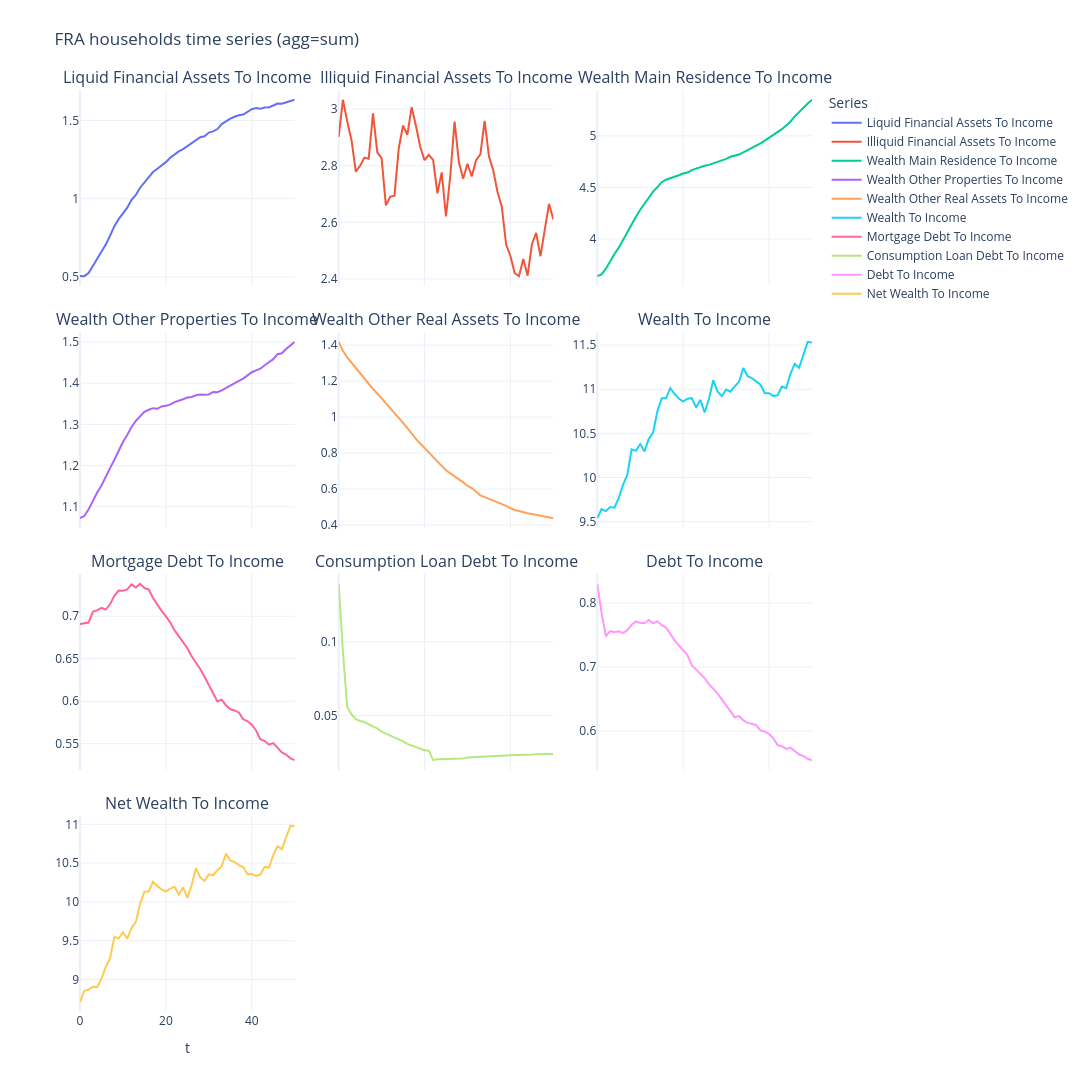

This figure's notebook cell:
### Code cell
from src.visual_helpers import plot_agent_timeseries  # noqa: E402


hh_balance_sheet_vars = [
    "liquid_financial_assets",
    "illiquid_financial_assets",
    "wealth_main_residence",
    "wealth_other_properties",  # other properties, not main residence
    "wealth_other_real_assets", # other real assets, not properties
    "wealth",  # gross wealth
    "mortgage_debt",
    "consumption_loan_debt",
    "debt",
    "net_wealth",  # wealth after liabilities
]


hh_ts = model.countries["FRA"].households.ts
months_per_period = model.timestep.increment
if months_per_period <= 0:
    raise ValueError("The timestep increment must be positive.")

annualization_factor = 12.0 / months_per_period

employee = np.asarray(hh_ts.historic("income_employee"), dtype=float)
transfers = np.asarray(hh_ts.historic("income_social_transfers"), dtype=float)

if employee.ndim != 2 or employee.shape != transfers.shape:
    raise ValueError("Income series must have matching time-by-household shapes.")

annual_income = annualization_factor * np.sum(employee + transfers, axis=1)
if not np.all(np.isfinite(annual_income)):
    raise ValueError("Annual non-property income contains non-finite values.")
if np.any(annual_income == 0):
    warnings.warn("Zero aggregate income: corresponding ratios will be NaN.")

ratio_vars = []
for name in hh_balance_sheet_vars:
    values = np.asarray(hh_ts.historic(name), dtype=float)
    if values.shape != employee.shape:
        raise ValueError(f"{name} does not match the income series shape.")
    if not np.all(np.isfinite(values)):
        raise ValueError(f"{name} contains non-finite values.")

    ratio_name = f"{name}_to_income"
    ratios = np.divide(
        values.sum(axis=1),
        annual_income,
        out=np.full(annual_income.shape, np.nan),
        where=annual_income != 0,
    )
    hh_ts.dicts[ratio_name] = ratios.tolist()
    ratio_vars.append(ratio_name)

fig = plot_agent_timeseries(
    model,
    "FRA",
    "households",
    ratio_vars,
    agg="sum",
    show_legend=True,
    show=False,
    base_height=300,
    base_width=600,
)
fig.show()

### Figure 1 — Plotly figure (JSON) as saved in the notebook; plotly's stock layout.template omitted (floating-point values rounded to 4 significant figures)
{"data": [{"line": {"width": 2}, "mode": "lines", "name": "Liquid Financial Assets To Income", "showlegend": true, "type": "scatter", "x": [0, 1, 2, 3, 4, 5, 6, 7, 8, 9, 10, 11, 12, 13, 14, 15, 16, 17, 18, 19, 20, 21, 22, 23, 24, 25, 26, 27, 28, 29, 30, 31, 32, 33, 34, 35, 36, 37, 38, 39, 40, 41, 42, 43, 44, 45, 46, 47, 48, 49, 50], "xaxis": "x", "y": [0.5055, 0.5051, 0.5252, 0.5692, 0.6176, 0.6629, 0.7067, 0.7629, 0.8243, 0.8693, 0.9051, 0.9425, 0.9923, 1.024, 1.07, 1.106, 1.139, 1.17, 1.191, 1.213, 1.233, 1.261, 1.282, 1.302, 1.316, 1.336, 1.352, 1.374, 1.392, 1.399, 1.422, 1.43, 1.445, 1.477, 1.497, 1.511, 1.524, 1.533, 1.537, 1.555, 1.572, 1.579, 1.575, 1.582, 1.585, 1.596, 1.608, 1.607, 1.617, 1.624, 1.632], "yaxis": "y"}, {"line": {"width": 2}, "mode": "lines", "name": "Illiquid Financial Assets To Income", "showlegend": true, "type": "scatter", "x": [0, 1, 2, 3, 4, 5, 6, 7, 8, 9, 10, 11, 12, 13, 14, 15, 16, 17, 18, 19, 20, 21, 22, 23, 24, 25, 26, 27, 28, 29, 30, 31, 32, 33, 34, 35, 36, 37, 38, 39, 40, 41, 42, 43, 44, 45, 46, 47, 48, 49, 50], "xaxis": "x2", "y": [2.902, 3.033, 2.956, 2.89, 2.779, 2.8, 2.828, 2.824, 2.984, 2.847, 2.827, 2.66, 2.69, 2.694, 2.862, 2.942, 2.909, 3.006, 2.941, 2.867, 2.819, 2.838, 2.82, 2.702, 2.776, 2.621, 2.764, 2.955, 2.813, 2.754, 2.807, 2.762, 2.819, 2.84, 2.958, 2.833, 2.783, 2.707, 2.654, 2.522, 2.481, 2.42, 2.41, 2.47, 2.412, 2.523, 2.562, 2.48, 2.574, 2.665, 2.61], "yaxis": "y2"}, {"line": {"width": 2}, "mode": "lines", "name": "Wealth Main Residence To Income", "showlegend": true, "type": "scatter", "x": [0, 1, 2, 3, 4, 5, 6, 7, 8, 9, 10, 11, 12, 13, 14, 15, 16, 17, 18, 19, 20, 21, 22, 23, 24, 25, 26, 27, 28, 29, 30, 31, 32, 33, 34, 35, 36, 37, 38, 39, 40, 41, 42, 43, 44, 45, 46, 47, 48, 49, 50], "xaxis": "x3", "y": [3.641, 3.657, 3.713, 3.788, 3.855, 3.916, 3.994, 4.067, 4.139, 4.216, 4.284, 4.342, 4.41, 4.46, 4.503, 4.551, 4.575, 4.588, 4.599, 4.618, 4.635, 4.644, 4.668, 4.683, 4.696, 4.71, 4.719, 4.732, 4.744, 4.758, 4.776, 4.797, 4.805, 4.819, 4.841, 4.862, 4.881, 4.909, 4.928, 4.954, 4.981, 5.01, 5.032, 5.064, 5.1, 5.139, 5.189, 5.231, 5.273, 5.314, 5.349], "yaxis": "y3"}, {"line": {"width": 2}, "mode": "lines", "name": "Wealth Other Properties To Income", "showlegend": true, "type": "scatter", "x": [0, 1, 2, 3, 4, 5, 6, 7, 8, 9, 10, 11, 12, 13, 14, 15, 16, 17, 18, 19, 20, 21, 22, 23, 24, 25, 26, 27, 28, 29, 30, 31, 32, 33, 34, 35, 36, 37, 38, 39, 40, 41, 42, 43, 44, 45, 46, 47, 48, 49, 50], "xaxis": "x4", "y": [1.072, 1.077, 1.094, 1.115, 1.135, 1.152, 1.175, 1.194, 1.214, 1.237, 1.257, 1.274, 1.294, 1.309, 1.32, 1.331, 1.336, 1.339, 1.338, 1.344, 1.345, 1.348, 1.354, 1.357, 1.361, 1.365, 1.367, 1.371, 1.373, 1.372, 1.373, 1.379, 1.378, 1.383, 1.389, 1.395, 1.4, 1.406, 1.411, 1.419, 1.427, 1.431, 1.435, 1.444, 1.451, 1.458, 1.47, 1.473, 1.483, 1.491, 1.5], "yaxis": "y4"}, {"line": {"width": 2}, "mode": "lines", "name": "Wealth Other Real Assets To Income", "showlegend": true, "type": "scatter", "x": [0, 1, 2, 3, 4, 5, 6, 7, 8, 9, 10, 11, 12, 13, 14, 15, 16, 17, 18, 19, 20, 21, 22, 23, 24, 25, 26, 27, 28, 29, 30, 31, 32, 33, 34, 35, 36, 37, 38, 39, 40, 41, 42, 43, 44, 45, 46, 47, 48, 49, 50], "xaxis": "x5", "y": [1.418, 1.368, 1.331, 1.302, 1.271, 1.238, 1.212, 1.184, 1.156, 1.132, 1.105, 1.077, 1.052, 1.024, 0.9951, 0.9684, 0.9387, 0.9079, 0.8787, 0.8533, 0.8284, 0.8, 0.7743, 0.7485, 0.7288, 0.7049, 0.6865, 0.67, 0.6537, 0.6384, 0.6173, 0.6054, 0.5834, 0.5654, 0.5552, 0.5461, 0.5368, 0.5287, 0.5202, 0.5067, 0.4945, 0.4838, 0.478, 0.4699, 0.4653, 0.4609, 0.4565, 0.4523, 0.4482, 0.4425, 0.4383], "yaxis": "y5"}, {"line": {"width": 2}, "mode": "lines", "name": "Wealth To Income", "showlegend": true, "type": "scatter", "x": [0, 1, 2, 3, 4, 5, 6, 7, 8, 9, 10, 11, 12, 13, 14, 15, 16, 17, 18, 19, 20, 21, 22, 23, 24, 25, 26, 27, 28, 29, 30, 31, 32, 33, 34, 35, 36, 37, 38, 39, 40, 41, 42, 43, 44, 45, 46, 47, 48, 49, 50], "xaxis": "x6", "y": [9.539, 9.641, 9.619, 9.664, 9.657, 9.769, 9.916, 10.03, 10.32, 10.3, 10.38, 10.3, 10.44, 10.51, 10.75, 10.9, 10.9, 11.01, 10.95, 10.89, 10.86, 10.89, 10.9, 10.79, 10.88, 10.74, 10.89, 11.1, 10.97, 10.92, 11.0, 10.97, 11.03, 11.08, 11.24, 11.15, 11.13, 11.08, 11.05, 10.96, 10.95, 10.92, 10.93, 11.03, 11.01, 11.18, 11.29, 11.24, 11.39, 11.54, 11.53], "yaxis": "y6"}, {"line": {"width": 2}, "mode": "lines", "name": "Mortgage Debt To Income", "showlegend": true, "type": "scatter", "x": [0, 1, 2, 3, 4, 5, 6, 7, 8, 9, 10, 11, 12, 13, 14, 15, 16, 17, 18, 19, 20, 21, 22, 23, 24, 25, 26, 27, 28, 29, 30, 31, 32, 33, 34, 35, 36, 37, 38, 39, 40, 41, 42, 43, 44, 45, 46, 47, 48, 49, 50], "xaxis": "x7", "y": [0.6909, 0.6917, 0.6926, 0.7055, 0.7069, 0.7099, 0.7079, 0.7141, 0.7239, 0.7302, 0.73, 0.7315, 0.7375, 0.7337, 0.7381, 0.7332, 0.7315, 0.7214, 0.7135, 0.7064, 0.6999, 0.6928, 0.6836, 0.676, 0.6694, 0.6624, 0.6529, 0.6461, 0.638, 0.6287, 0.6195, 0.6098, 0.5997, 0.6019, 0.5953, 0.5905, 0.5892, 0.5868, 0.5787, 0.5765, 0.5725, 0.5656, 0.5553, 0.5531, 0.549, 0.5507, 0.5451, 0.5397, 0.5373, 0.5328, 0.5306], "yaxis": "y7"}, {"line": {"width": 2}, "mode": "lines", "name": "Consumption Loan Debt To Income", "showlegend": true, "type": "scatter", "x": [0, 1, 2, 3, 4, 5, 6, 7, 8, 9, 10, 11, 12, 13, 14, 15, 16, 17, 18, 19, 20, 21, 22, 23, 24, 25, 26, 27, 28, 29, 30, 31, 32, 33, 34, 35, 36, 37, 38, 39, 40, 41, 42, 43, 44, 45, 46, 47, 48, 49, 50], "xaxis": "x8", "y": [0.1393, 0.09323, 0.05562, 0.05062, 0.04749, 0.04619, 0.04545, 0.04363, 0.04238, 0.04113, 0.03892, 0.03753, 0.03629, 0.03478, 0.03347, 0.0324, 0.03066, 0.02967, 0.02839, 0.02734, 0.02632, 0.02601, 0.01957, 0.02025, 0.02029, 0.02042, 0.02043, 0.02075, 0.02096, 0.02074, 0.02136, 0.02145, 0.02177, 0.02174, 0.02187, 0.02225, 0.02229, 0.02239, 0.02235, 0.02271, 0.02292, 0.02301, 0.02276, 0.02306, 0.02314, 0.02338, 0.02365, 0.02362, 0.0238, 0.02392, 0.02384], "yaxis": "y8"}, {"line": {"width": 2}, "mode": "lines", "name": "Debt To Income", "showlegend": true, "type": "scatter", "x": [0, 1, 2, 3, 4, 5, 6, 7, 8, 9, 10, 11, 12, 13, 14, 15, 16, 17, 18, 19, 20, 21, 22, 23, 24, 25, 26, 27, 28, 29, 30, 31, 32, 33, 34, 35, 36, 37, 38, 39, 40, 41, 42, 43, 44, 45, 46, 47, 48, 49, 50], "xaxis": "x9", "y": [0.8302, 0.7849, 0.7483, 0.7561, 0.7544, 0.7561, 0.7533, 0.7577, 0.7663, 0.7713, 0.7689, 0.7691, 0.7738, 0.7685, 0.7716, 0.7656, 0.7622, 0.7511, 0.7419, 0.7338, 0.7262, 0.7188, 0.7031, 0.6962, 0.6897, 0.6828, 0.6733, 0.6669, 0.659, 0.6495, 0.6408, 0.6312, 0.6215, 0.6236, 0.6171, 0.6128, 0.6115, 0.6092, 0.6011, 0.5992, 0.5954, 0.5886, 0.578, 0.5762, 0.5721, 0.5741, 0.5687, 0.5634, 0.5611, 0.5567, 0.5545], "yaxis": "y9"}, {"line": {"width": 2}, "mode": "lines", "name": "Net Wealth To Income", "showlegend": true, "type": "scatter", "x": [0, 1, 2, 3, 4, 5, 6, 7, 8, 9, 10, 11, 12, 13, 14, 15, 16, 17, 18, 19, 20, 21, 22, 23, 24, 25, 26, 27, 28, 29, 30, 31, 32, 33, 34, 35, 36, 37, 38, 39, 40, 41, 42, 43, 44, 45, 46, 47, 48, 49, 50], "xaxis": "x10", "y": [8.708, 8.856, 8.871, 8.908, 8.903, 9.013, 9.163, 9.274, 9.551, 9.53, 9.609, 9.526, 9.664, 9.741, 9.978, 10.13, 10.13, 10.26, 10.21, 10.16, 10.13, 10.17, 10.2, 10.1, 10.19, 10.05, 10.22, 10.44, 10.32, 10.27, 10.35, 10.34, 10.41, 10.46, 10.62, 10.53, 10.51, 10.47, 10.45, 10.36, 10.36, 10.34, 10.35, 10.45, 10.44, 10.6, 10.72, 10.68, 10.83, 10.98, 10.98], "yaxis": "y10"}], "layout": {"annotations": [{"font": {"size": 16}, "showarrow": false, "text": "Liquid Financial Assets To Income", "x": 0.1467, "xanchor": "center", "xref": "paper", "y": 1, "yanchor": "bottom", "yref": "paper"}, {"font": {"size": 16}, "showarrow": false, "text": "Illiquid Financial Assets To Income", "x": 0.5, "xanchor": "center", "xref": "paper", "y": 1, "yanchor": "bottom", "yref": "paper"}, {"font": {"size": 16}, "showarrow": false, "text": "Wealth Main Residence To Income", "x": 0.8533, "xanchor": "center", "xref": "paper", "y": 1, "yanchor": "bottom", "yref": "paper"}, {"font": {"size": 16}, "showarrow": false, "text": "Wealth Other Properties To Income", "x": 0.1467, "xanchor": "center", "xref": "paper", "y": 0.7375, "yanchor": "bottom", "yref": "paper"}, {"font": {"size": 16}, "showarrow": false, "text": "Wealth Other Real Assets To Income", "x": 0.5, "xanchor": "center", "xref": "paper", "y": 0.7375, "yanchor": "bottom", "yref": "paper"}, {"font": {"size": 16}, "showarrow": false, "text": "Wealth To Income", "x": 0.8533, "xanchor": "center", "xref": "paper", "y": 0.7375, "yanchor": "bottom", "yref": "paper"}, {"font": {"size": 16}, "showarrow": false, "text": "Mortgage Debt To Income", "x": 0.1467, "xanchor": "center", "xref": "paper", "y": 0.475, "yanchor": "bottom", "yref": "paper"}, {"font": {"size": 16}, "showarrow": false, "text": "Consumption Loan Debt To Income", "x": 0.5, "xanchor": "center", "xref": "paper", "y": 0.475, "yanchor": "bottom", "yref": "paper"}, {"font": {"size": 16}, "showarrow": false, "text": "Debt To Income", "x": 0.8533, "xanchor": "center", "xref": "paper", "y": 0.475, "yanchor": "bottom", "yref": "paper"}, {"font": {"size": 16}, "showarrow": false, "text": "Net Wealth To Income", "x": 0.1467, "xanchor": "center", "xref": "paper", "y": 0.2125, "yanchor": "bottom", "yref": "paper"}], "height": 1200, "hovermode": "x unified", "legend": {"orientation": "v", "title": {"text": "Series"}, "x": 1.02, "xanchor": "left", "y": 1, "yanchor": "top"}, "margin": {"r": 280, "t": 90}, "title": {"text": "FRA households time series (agg=sum)"}, "width": 1800, "xaxis": {"anchor": "y", "domain": [0, 0.2933], "matches": "x10", "showticklabels": false}, "xaxis10": {"anchor": "y10", "domain": [0, 0.2933], "title": {"text": "t"}}, "xaxis11": {"anchor": "y11", "domain": [0.3533, 0.6467], "title": {"text": "t"}}, "xaxis12": {"anchor": "y12", "domain": [0.7067, 1], "title": {"text": "t"}}, "xaxis2": {"anchor": "y2", "domain": [0.3533, 0.6467], "matches": "x11", "showticklabels": false}, "xaxis3": {"anchor": "y3", "domain": [0.7067, 1], "matches": "x12", "showticklabels": false}, "xaxis4": {"anchor": "y4", "domain": [0, 0.2933], "matches": "x10", "showticklabels": false}, "xaxis5": {"anchor": "y5", "domain": [0.3533, 0.6467], "matches": "x11", "showticklabels": false}, "xaxis6": {"anchor": "y6", "domain": [0.7067, 1], "matches": "x12", "showticklabels": false}, "xaxis7": {"anchor": "y7", "domain": [0, 0.2933], "matches": "x10", "showticklabels": false}, "xaxis8": {"anchor": "y8", "domain": [0.3533, 0.6467], "matches": "x11", "showticklabels": false}, "xaxis9": {"anchor": "y9", "domain": [0.7067, 1], "matches": "x12", "showticklabels": false}, "yaxis": {"anchor": "x", "domain": [0.7875, 1]}, "yaxis10": {"anchor": "x10", "domain": [0, 0.2125]}, "yaxis11": {"anchor": "x11", "domain": [0, 0.2125]}, "yaxis12": {"anchor": "x12", "domain": [0, 0.2125]}, "yaxis2": {"anchor": "x2", "domain": [0.7875, 1]}, "yaxis3": {"anchor": "x3", "domain": [0.7875, 1]}, "yaxis4": {"anchor": "x4", "domain": [0.525, 0.7375]}, "yaxis5": {"anchor": "x5", "domain": [0.525, 0.7375]}, "yaxis6": {"anchor": "x6", "domain": [0.525, 0.7375]}, "yaxis7": {"anchor": "x7", "domain": [0.2625, 0.475]}, "yaxis8": {"anchor": "x8", "domain": [0.2625, 0.475]}, "yaxis9": {"anchor": "x9", "domain": [0.2625, 0.475]}}}
